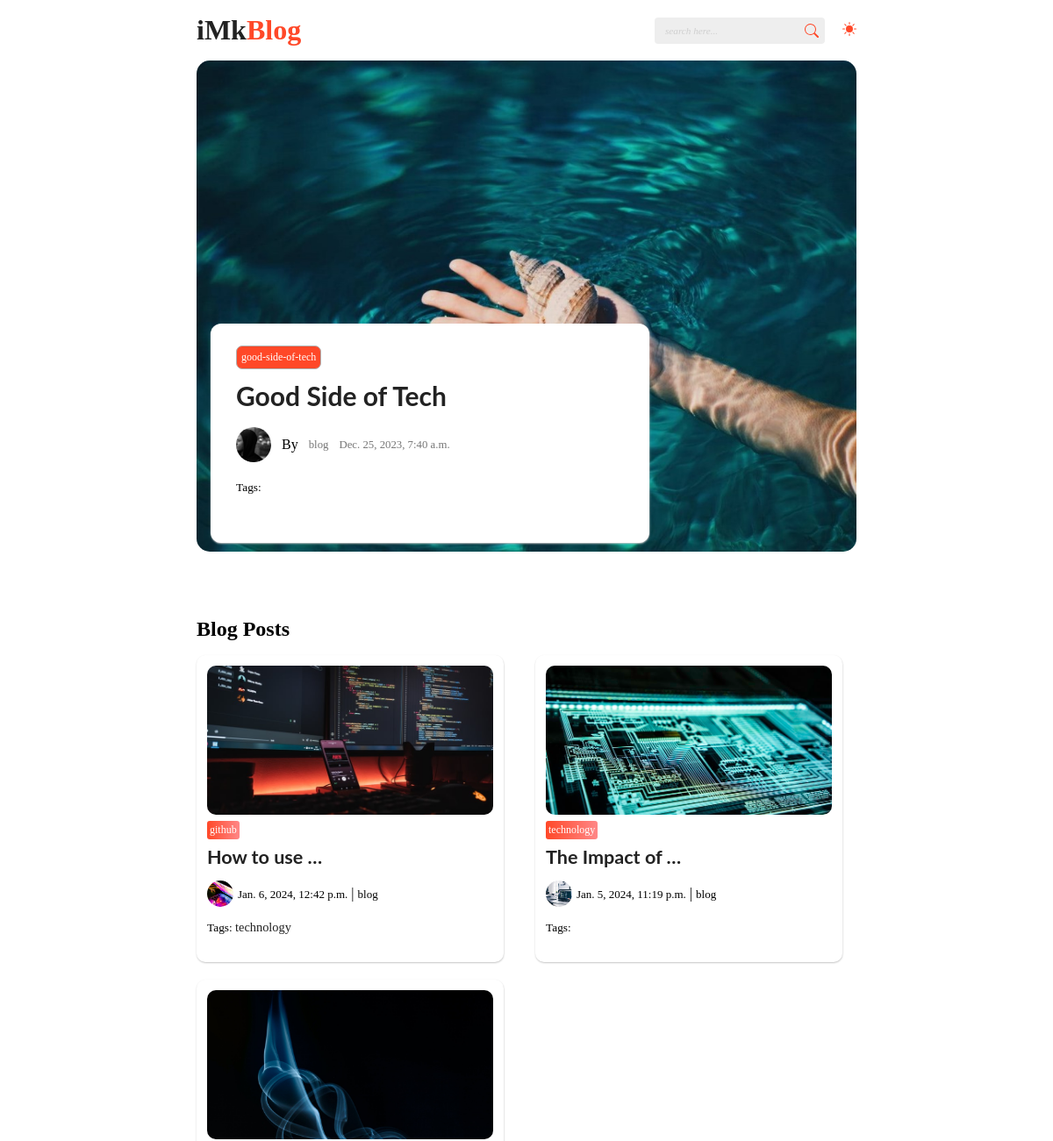
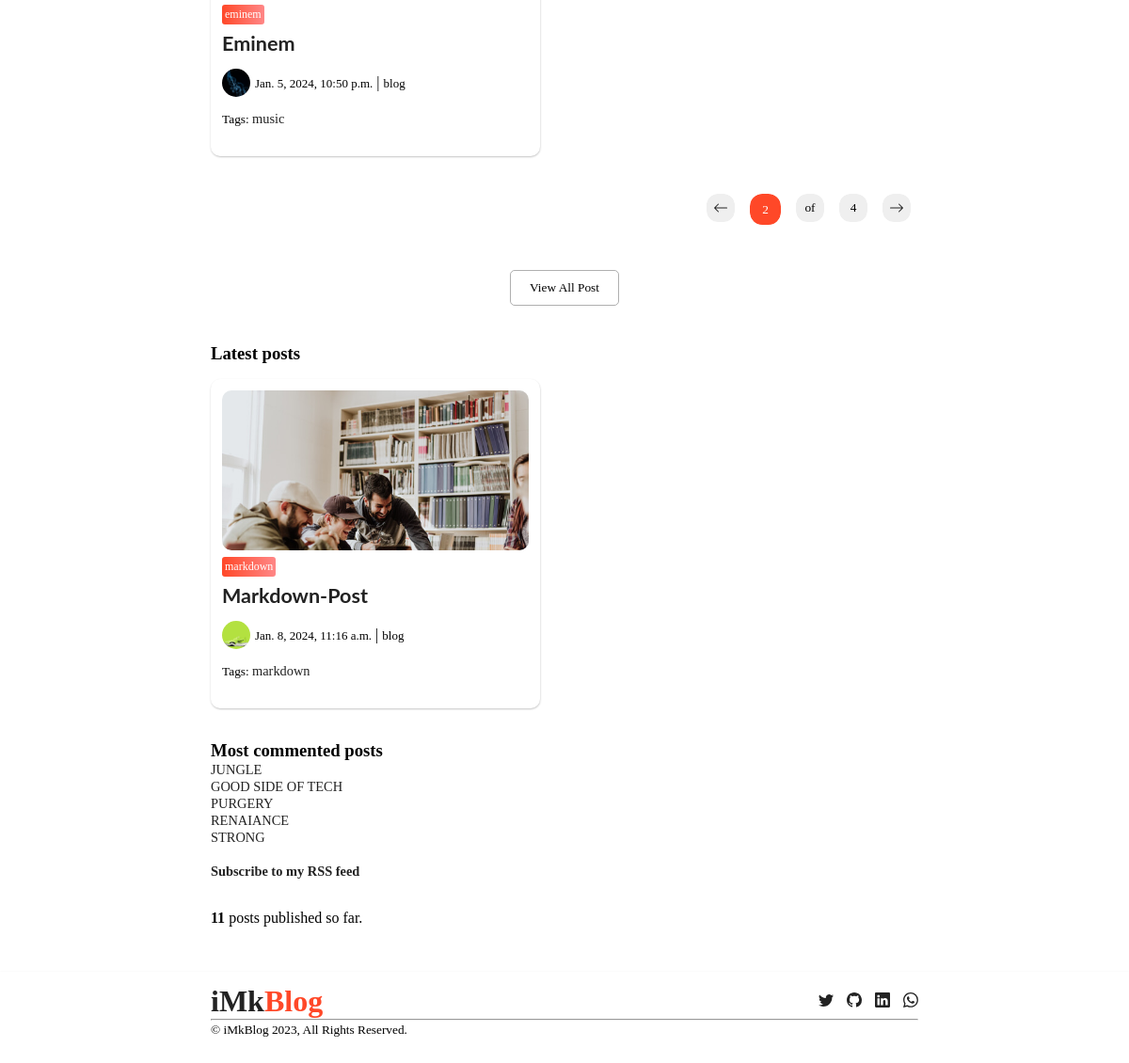
Page /?page=2 (signed in) on the committed database (2 pictures, top to bottom).
### app/models.py (models this page shows, shortened)
class Post(models.Model):
    class Status(models.TextChoices):
        DRAFT = 'DF', 'Draft'
        PUBLISHED = 'PB', 'Published'
    title = models.CharField(max_length=255)
    slug = models.SlugField(max_length=250, unique_for_date='publish')
    author = models.ForeignKey(User, on_delete=models.CASCADE, related_name='blog_posts')
    tags = TaggableManager()
    authors_photo = models.ImageField(upload_to='media', height_field=None, width_field=None, max_length=None, blank=True)
    cover_photo = models.ImageField(upload_to='media', height_field=None, width_field=None, max_length=None, blank=True)
    post_photo_one = models.ImageField(upload_to='media', height_field=None, width_field=None, max_length=None, blank=True)
    post_photo_two = models.ImageField(upload_to='media', height_field=None, width_field=None, max_length=None, blank=True)
    post_photo_three = models.ImageField(upload_to='media', height_field=None, width_field=None, max_length=None, blank=True)
    body = models.TextField()
    blockquote = models.TextField(max_length=200, blank=True)
    publish = models.DateTimeField(default=timezone.now)
    created = models.DateField(auto_now_add=True)
    update = models.DateTimeField(auto_now=True)
    pinned_post = models.BooleanField(default=False)
    status = models.CharField(max_length=2, choices=Status.choices, default=Status.DRAFT)
    objects = models.Manager() #django manager
    published = PublishedManager() #custom manager
    class Meta:
        verbose_name_plural = 'Post'
        ordering = ['-publish']
        indexes = [
            models.Index(fields=['-publish'])
        ]
    def get_absolute_url(self):
        return reverse("app:post_detail", args=[self.publish.year,
                                                self.publish.month,
                                                self.publish.day,
                                                self.slug])

### app/views.py (the view)
# urls.py: path('', views.home, name='home'),
def home(request, tag_slug=None):
    post_list = Post.published.all()
    pinned_post = Post.objects.filter(pinned_post=True)
    tag = None
    if tag_slug:
        tag = get_object_or_404(Tag, slug=tag_slug)
        post_list = post_list.filter(tags__in=[tag])
    paginator = Paginator(post_list, 3)
    page_number = request.GET.get('page')
    try:
        posts = paginator.page(page_number)
    except PageNotAnInteger:
        posts = paginator.page(1)
    except EmptyPage:
        posts = paginator.page(paginator.num_pages)
    return render(request, 'app/index.html', {'posts': posts, 'latest_post':pinned_post, 'tag':tag})

### app/models.py (called while the page is built)
    def get_queryset(self):
        return super().get_queryset()\
            .filter(status=Post.Status.PUBLISHED)

### app/templatetags/blog_tags.py (called while the page is built)
@register.simple_tag
def total_posts():
    return Post.published.count()

@register.inclusion_tag('app/latest_posts.html')
def show_latest_posts(count=5):
    latest_posts = Post.published.order_by('-publish')[:count]
    return {'latest_posts':latest_posts}

@register.simple_tag
def get_most_commented_posts(count=5):
    return Post.published.annotate(
        total_comments=Count('comments')
    ).order_by('-total_comments')[:count]

### templates/app/index.html (shortened to what this page needs)
{% extends "app/base.html" %}
{% load blog_tags %}
{% load static %}
{% block content %}
<main class="container">
    <section class="banner">
      {% for latest in latest_post %}
      <div class="banner-image"
      style="background-image:url('{{latest.cover_photo.url}}')"
      >
      </div>
      <div class="jumbotron">
        <div class="badge">
          <button>{{latest.slug}}</button>
        </div>
        <div class="banner-title">
          <a href="{{latest.get_absolute_url }}">
            <h1>
              {{latest.title}}
            </h1>
          </a>
        </div>
        <div class="banner-author">
          <div class="author-image"
          style="background-image:url('{{latest.authors_photo.url}}')"
          ></div>
          <p>By</p>
          <div class="authors-name">
            <p>{{latest.author}}</p>
          </div>
          <div class="date-published">
            <p>{{latest.publish}}</p>
          </div>
        </div>
        <small>Tags: {{ post.tags.all|join:", " }}</small>
        {% endfor %}
      </div>
    </section>
    <section class="main-text">
      <h2>Blog Posts</h2>
      <div class="posts">
        {% for post in posts %}
        <div class="first-post">
          <div class="first-post-image"
          style="background-image:url('{{post.cover_photo.url}}')"
          ></div>
          <div class="badge">
            <button>{{post.slug}}</button>
          </div>
          <div class="first-post-title">
            <a href="{{ post.get_absolute_url }}">
              <h2>{{ post.title|truncatewords:3 }}</h2>
            </a>
          </div>
          <div class="first-post-author">
            <div class="first-post-author-image"
            style="background-image:url('{{post.authors_photo.url}}')"
            ></div>
            <div class="first-post-authors-name">
              <span> {{ post.publish }}</span> |
              <span> {{ post.author }}</span>
            </div>
          </div>
          <div class="tags">
            <small>Tags:
              {% for tag in post.tags.all %}
              <a href="{% url "app:post_list_by_tag" tag.slug %}">
                {{tag.name}}
              </a>
              {% endfor %}
            </small>
          </div>
        </div>
        {% endfor %}
      </div>
      <div class="paginator">
        {% include "app/paginator.html" with page=posts %}
      </div>
      <div class="view-all-post-button">
        {% if user.is_authenticated %}
        <form action="{% url 'app:view_all_posts' %}">
          <button>View All Post</button>
        </form>
        {% endif %}
      </div>
      <h3>Latest posts</h3>
      {% show_latest_posts 1 %}
      <br>
      <h3>Most commented posts</h3>
      {% get_most_commented_posts as most_commented_posts %}
      <ol>
        {% for post in most_commented_posts %}
        <li>
          <a href="{{ post.get_absolute_url }}">{{ post.title|upper }}</a>
        </li>
        {% endfor %}
      </ol>
      <br>
      <p>
        <a href="{% url "app:post_feed" %}">
        Subscribe to my RSS feed
        </a>
        </p>
      <br>
      <div> <b> {% total_posts %} </b> posts published so far.</div>
    </section>
  </main>
{% endblock content %}

### templates/app/latest_posts.html (shortened to what this page needs)
{% load blog_tags %}
{% load static %}
{% block content %}
<div class="posts">
    {% for post in latest_posts %}
    <div class="first-post">
      <div class="first-post-image"
      style="background-image:url('{{post.cover_photo.url}}')"
      ></div>
      <div class="badge">
        <button>{{post.slug}}</button>
      </div>
      <div class="first-post-title">
        <a href="{{ post.get_absolute_url }}">
          <h2>{{ post.title|truncatewords:3 }}</h2>
        </a>
      </div>
      <div class="first-post-author">
        <div class="first-post-author-image"
        style="background-image:url('{{post.authors_photo.url}}')"
        ></div>
        <div class="first-post-authors-name">
          <span> {{ post.publish }}</span> |
          <span> {{ post.author }}</span>
        </div>
      </div>
      <div class="tags">
        <small>Tags:
          {% for tag in post.tags.all %}
          <a href="{% url "app:post_list_by_tag" tag.slug %}">
            {{tag.name}}
          </a>
          {% endfor %}
        </small>
      </div>
    </div>
    {% endfor %}
  </div>
{% endblock content %}

### static/assets/style.css (style rules this page uses)
* { font-family: poppins; margin: 0; padding: 0; box-sizing: border-box; }
li { list-style: none; }
a { text-decoration: none; font-size: 0.9rem; transition: .3s ease; color: #222; }
button { cursor: pointer; }
.container { padding-left: 14rem; padding-right: 14rem; }
::placeholder { font-size: 0.7rem; color: #cfcfcf; font-style: italic; padding-inline-start: 5px; }
main { position: relative; }
main .banner { margin-bottom: 10%; }
main .banner .banner-image { width: 100%; border-radius: 15px; min-height: 70vh; max-height: 70vh; object-fit: cover; background-repeat: no-repeat; background-size: cover; }
.banner .jumbotron { background-color: #fff; border-radius: 12px; padding: 20px 29px; width: 500px; height: 250px; box-shadow: 0.2px 1px 2px #c5c5c5; position: absolute; left: 20%; top: 300px; transition: 1s; }
main .jumbotron .badge button { outline: none; border: 1px solid rgb(175, 175, 175); padding: 5px; border-radius: 7px; color: #fff; background-color: rgb(255, 72, 40); margin: 5px 0; font-size: 12px; }
main .jumbotron .banner-title h1 { margin: 8px 0 3px 0; font-size: 30px; font-family: lato; line-height: 34px; transition: 1s ease-in-out; }
main .banner-author { display: flex; align-items: center; gap: 12px; margin: 19px 0; }
main .banner .author-image { height: 40px; width: 40px; border-radius: 20px; background-size: cover; }
main .authors-name p, .date-published p { font-weight: light; font-size: .8rem; color: rgb(119, 119, 119); }
main .main-text { margin-top: 50px; }
main .main-text p { font-weight: bold; margin-bottom: 14px; }
.posts { display: grid; grid-template-columns: repeat(auto-fit, minmax(290px, 1fr)); gap: 20px; margin: 1em 0; }
.first-post { height: 350px; width: 350px; box-shadow: 0.2px 1px 2px #c5c5c5; border-radius: 10px; padding: 12px; transition: 1s; opacity: 0; animation: fadeInRight 0.85s ease-in-out forwards; }
.first-post-image { height: 170px; border-radius: 10px; background-repeat: no-repeat; background-size: cover; }
.first-post .badge button { outline: none; border: none; padding: 3px; border-radius: 3px; color: #fff; background: linear-gradient(to left, #ff8787, rgb(255, 72, 40)); margin: 7px 0; font-size: 12px; }
.first-post-title h2 { font-family: lato; }
.first-post-author { display: flex; align-items: center; gap: 5px; }
.first-post-author-image { height: 30px; width: 30px; border-radius: 15px; background-size: cover; }
.first-post-author .first-post-authors-name span { font-size: 13px; font-weight: 300; }
.first-post-author { margin: 14px 0; }
.view-all-post-button { display: flex; align-items: center; justify-content: center; margin: 40px 0; }
.view-all-post-button button { border: 1px solid rgb(175, 175, 175); outline-color: rgb(255, 72, 40); padding: 10px 20px; border-radius: 5px; background: transparent; }

### rows in the picture
Post: cover_photo (picture), slug "good-side-of-tech", title "Good Side of Tech", authors_photo (picture), author "blog", publish "Dec. 25, 2023, 7:40 a.m.", title "GOOD SIDE OF TECH"
Post: cover_photo (picture), slug "github", title "How to use …", authors_photo (picture), publish "Jan. 6, 2024, 12:42 p.m.", author "blog"
Tag: name "technology"
Post: cover_photo (picture), slug "technology", title "The Impact of …", authors_photo (picture), publish "Jan. 5, 2024, 11:19 p.m.", author "blog"
Post: cover_photo (picture), slug "eminem", title "Eminem", authors_photo (picture), publish "Jan. 5, 2024, 10:50 p.m.", author "blog"
Tag: name "music"
Post: cover_photo (picture), slug "markdown", title "Markdown-Post", authors_photo (picture), publish "Jan. 8, 2024, 11:16 a.m.", author "blog"
Tag: name "markdown"
Post: title "JUNGLE"
Post: title "PURGERY"
Post: title "RENAIANCE"
Post: title "STRONG"

### other values in the picture
{{ page.number }} "2"
{{ page.paginator.num_pages }} "4"
